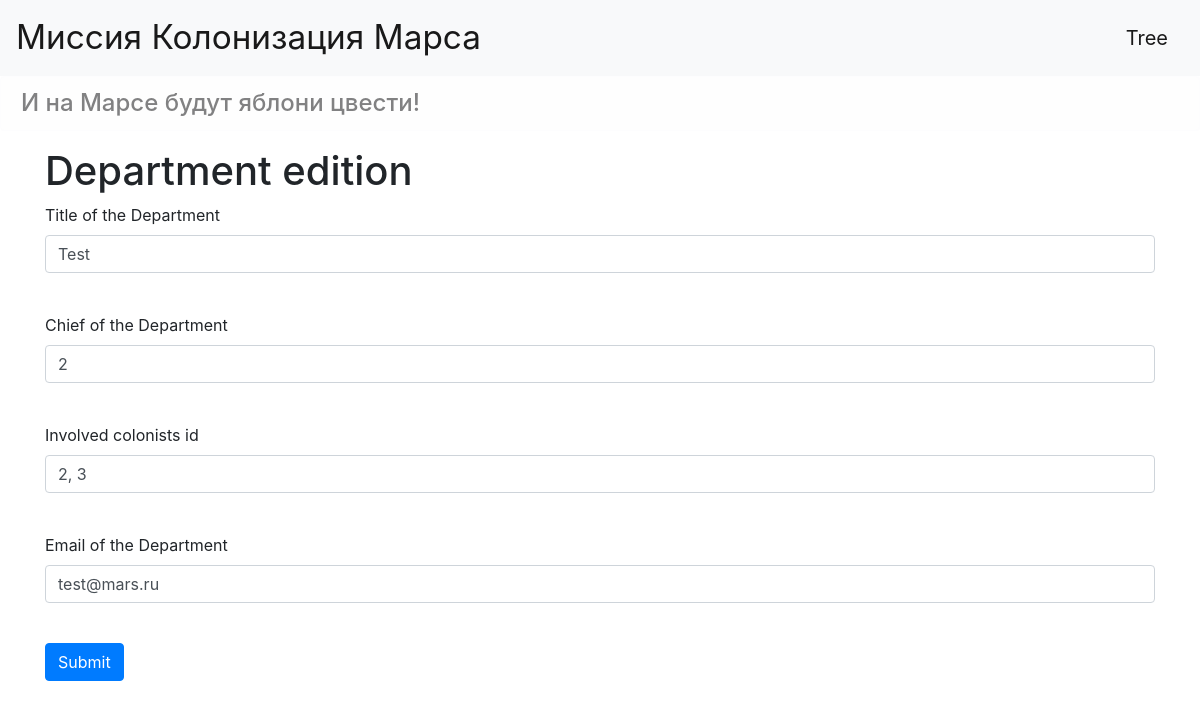
The app's page /editdep/1 (signed in) with its own data.
### data/users.py (models this page shows, shortened)
class User(SqlAlchemyBase, UserMixin):
    __tablename__ = 'users'
    id = sqlalchemy.Column(sqlalchemy.Integer,
                           primary_key=True, autoincrement=True)
    surname = sqlalchemy.Column(sqlalchemy.String, nullable=True)
    name = sqlalchemy.Column(sqlalchemy.String, nullable=True)
    age = sqlalchemy.Column(sqlalchemy.Integer, nullable=True)
    position = sqlalchemy.Column(sqlalchemy.String, nullable=True)
    speciality = sqlalchemy.Column(sqlalchemy.String, nullable=True)
    address = sqlalchemy.Column(sqlalchemy.String, nullable=True)
    email = sqlalchemy.Column(sqlalchemy.String, unique=True, nullable=True)
    hashed_password = sqlalchemy.Column(sqlalchemy.String, nullable=True)
    modified_date = sqlalchemy.Column(sqlalchemy.DateTime,
                                      default=datetime.datetime.now)
    jobs = orm.relation("Jobs", back_populates='user')
    departments = orm.relation("Department", back_populates='user')

### data/departments.py (models this page shows)
class Department(SqlAlchemyBase):
    __tablename__ = 'departments'
    id = sqlalchemy.Column(sqlalchemy.Integer,
                           primary_key=True, autoincrement=True)
    title = sqlalchemy.Column(sqlalchemy.String, nullable=True)
    chief = sqlalchemy.Column(sqlalchemy.Integer, nullable=True)
    members = sqlalchemy.Column(sqlalchemy.String, nullable=True)
    email = sqlalchemy.Column(sqlalchemy.String, nullable=True)
    user_id = sqlalchemy.Column(sqlalchemy.Integer, sqlalchemy.ForeignKey("users.id"))
    user = orm.relation('User')

### main.py (the view, shortened to what this page needs)
@app.route('/editdep/<int:id>', methods=['GET', 'POST'])
def edit_dep(id):
    form = DepForm()
    if request.method == "GET":
        session = db_session.create_session()
        deps = session.query(Department).filter(Department.id == id,
                                          ((Department.user == current_user) | (current_user.id == 1)
                                           | (current_user.id == Department.chief))).first()
        if deps:
            form.title.data = deps.title
            form.chief.data = deps.chief
            form.members.data = deps.members
            form.email.data = deps.email
        else:
            abort(404)
    return render_template('add_dep.html', title='Department edition', form=form)

### data/add_dep.py
class DepForm(FlaskForm):
    title = StringField('Title of the Department', validators=[DataRequired()])
    chief = IntegerField('Chief of the Department', validators=[DataRequired()])
    members = StringField('Involved colonists id', validators=[DataRequired()])
    email = EmailField('Email of the Department', validators=[DataRequired()])
    submit = SubmitField('Submit')

### data/db_session.py (called while the page is built)
def create_session() -> Session:
    global __factory
    return __factory()

### main.py (called while the page is built)
@login_manager.user_loader
def load_user(user_id):
    session = db_session.create_session()
    return session.query(User).get(user_id)

### templates/add_dep.html (shortened to what this page needs)
{% extends "base.html" %}
{% block content %}
    <h1>{{title}}</h1>
    <form action="" method="post">
        <p>
            {{ form.title.label }}<br>
            {{ form.title(class="form-control", type="title") }}<br>
        </p>
        <p>
            {{ form.chief.label }}<br>
            {{ form.chief(class="form-control", type="integer") }}<br>
        </p>
        <p>
            {{ form.members.label }}<br>
            {{ form.members(class="form-control", type="string") }}<br>
        </p>
        <p>
            {{ form.email.label }}<br>
            {{ form.email(class="form-control", type="email") }}<br>
        </p>
        <p>{{ form.submit(type="submit", class="btn btn-primary") }}</p>
    </form>
{% endblock %}

### templates/base.html (shortened to what this page needs)
<!doctype html>
<html lang="en">
<head>
    <link rel="stylesheet"
          href="https://stackpath.bootstrapcdn.com/bootstrap/4.4.1/css/bootstrap.min.css"
>
    <link rel="stylesheet" type="text/css" href="../static/css/style.css" />
</head>
<body>
<header>
    <nav class="navbar navbar-light bg-light">
        <a class="navbar-brand font_size" href="/jobs">Миссия Колонизация Марса</a>
        {% if current_user.is_authenticated %}
            <a class="navbar-brand" href="/logout">{{ current_user.name }}</a>
        {% else %}
            <p>
                <a class="btn btn-primary " href="/register">Sign up</a>
                <a class="btn btn-success" href="/login">Sign in</a>
            </p>
        {% endif %}
    </nav>
    <h4 class="alert alert-light">И на Марсе будут яблони цвести!</h4>
</header>
    <main role="main" class="container">
        {% block content %}{% endblock %}
    </main>
</body>
</html>

### static/css/style.css (style rules this page uses)
.font_size { font-size: 25pt; }

### records on screen
User: name "Tree"
Department: title "Test", chief "2", members "2, 3", email "test@mars.ru"

### other values on screen
{{ title }} "Department edition"
